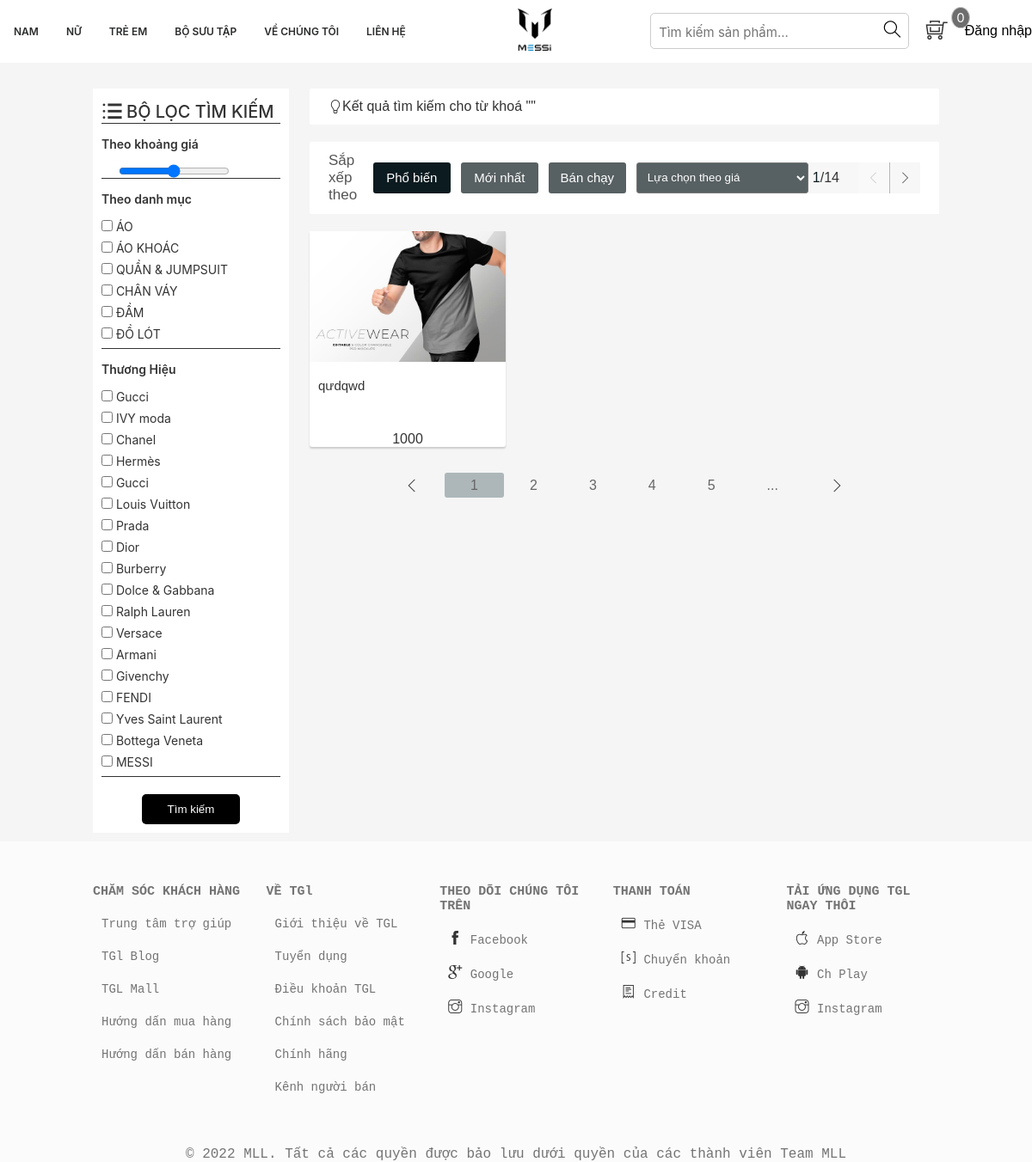
Screenshot of /timkiemnangcao.php with the database file from the repository.
### tables this page shows
CREATE TABLE `category` (
  `catId` int(11) NOT NULL,
  `catName` varchar(255) NOT NULL
);

CREATE TABLE `tbl_brand` (
  `brandId` int(11) NOT NULL,
  `brandName` varchar(255) NOT NULL
);

CREATE TABLE `tbl_product` (
  `productId` int(100) NOT NULL,
  `productName` tinytext NOT NULL,
  `catId` int(110) NOT NULL,
  `brandId` int(110) NOT NULL,
  `product_desc` text NOT NULL,
  `type` int(11) NOT NULL,
  `price` varchar(255) NOT NULL,
  `image` varchar(255) NOT NULL,
  `typeProductId` int(100) NOT NULL
);

### classses/category.php (called while the page is built, shortened)
<?php
    $filepath = realpath(dirname(__FILE__));
    include_once($filepath.'/../lib/database.php');
?>
<?php
    class category
    {
        private $db;
        public function __construct()
        {
            $this->db = new Database();
        }
        public function showCategory()
        {
            $query = "SELECT * FROM category";
            $result = $this->db->select($query);
            return $result;
        }
    }
?>

### lib/database.php (called while the page is built, shortened)
<?php
    Class Database{
        public $host   = DB_HOST;
        public $user   = DB_USER;
        public $pass   = DB_PASS;
        public $dbname = DB_NAME;
        public $link;
        private function connectDB(){
        $this->link = new mysqli($this->host, $this->user, $this->pass,
            $this->dbname);
        }
        public function select($query){
            $result = $this->link->query($query) or
            die($this->link->error.__LINE__);
            if($result->num_rows > 0){
                return $result;
            } else {
                return false;
            }
        }
}

### inc/handle.php (called while the page is built, shortened)
<?php
    include_once 'lib/database.php';
	$category = new category();
	$product = new product();
?>

### classses/brand.php (called while the page is built, shortened)
<?php
     $filepath = realpath(dirname(__FILE__));
     include_once($filepath.'/../lib/database.php');
?>
<?php
    class brand
    {
        private $db;
        public function __construct()
        {
            $this->db = new Database();
        }
        public function showBrand()
        {
            $query = "SELECT * FROM tbl_brand";
            $result = $this->db->select($query);
            return $result;
        }
    }
?>

### classses/product.php (called while the page is built, shortened)
<?php
$filepath = realpath(dirname(__FILE__));
include_once($filepath . '/../lib/database.php');
?>
<?php
class product
{
    private $db;
    public function __construct()
    {
        $this->db = new Database();
    }
    public function searchProduct($productName)
    {
        $sql = "SELECT * FROM tbl_product WHERE productName like '%$productName%'";
        $result = $this->db->select($sql);
        return $result;
    }
}
?>

### timkiemnangcao.php (the view, shortened to what this page needs)
<?php include './inc/handle.php' ?>
<?php
    $search = '';
    $search = $product->searchProduct($search);
?>
<!DOCTYPE html>
<html lang="en">
<head>
	<link rel="stylesheet" href="https://pro.fontawesome.com/releases/v5.10.0/css/all.css"/>
	<link rel="stylesheet" type="text/css" href="assets/css/main.css">
	<link rel="stylesheet" type="text/css" href="assets/css/timkiemnangcao.css">
	<link rel="stylesheet" type="text/css" href="assets/css/grid.css">
	<link rel="stylesheet" href="assets/font/themify-icons/themify-icons.css">
</head>
<body>
	<section class="app">
		<?php include 'inc/header.php' ?>
		<div class="app_search">
			<div class="pc">
				<div class="grid wide">
					<div class="row">
						<div class="col l-3">
							<form action="" method="post">
								<div class="tim-kiem-nang-cao">
									<div class="boloc-top">
										<i class="icon-boloc ti-menu-alt"></i>
										<span>BỘ LỌC TÌM KIẾM</span>
									</div>
									<div class="khoanggia">
										<h4 class="h4">Theo khoảng giá</h4>
										<div style="display: flex;align-items: center;justify-content: space-around;">
											<input type="range" name="range" min="100000" max="10000000" step="1000"
											oninput="document.getElementById('max').innerHTML=this.value;">
										</div>
									</div>
									<div class="dmuc">
										<h4 class="h4">Theo danh mục</h4>
										<ul class="danhmuc">
										<?php
											$show = $category->showCategory();
											if ($show) {
												while ($result = $show->fetch_assoc()) {
										?>
											<li>
												<input type="checkbox" id="category" name="category">
 												<label for="category" ><?php echo $result['catName'] ?></label><br>
											</li>
										<?php
												}
											}
										?>
										</ul>
									</div>
									<div class="t_hieu">
										<h4 class="h4">Thương Hiệu</h4>
										<ul class="thuonghieu">
										<?php
											$show = $brand->showBrand();
											if ($show) {
												while ($result = $show->fetch_assoc()) {
										?>
											<li>
												<input type="checkbox" id="brand" name="brand">
 												<label for="brand" ><?php echo $result['brandName'] ?></label><br>
											</li>
										<?php
												}
											}
										?>
										</ul>
									</div>
									<div style="width: 100%; text-align: center;">
										<input class="tim-kiem-nang-cao-input" type="submit" name="submit" value="Tìm kiếm" />
									</div>
								</div>
							</form>
						</div>
						<div class="col l-9">
							<div class="home-filter">
								<span class="ti-light-bulb"></span>
								<span>Kết quả tìm kiếm cho từ khoá  "<?php echo $_GET['search'] ?>"</span>
							</div>
							<div class="home-filter">
								<span class="home-filter__label">Sắp xếp theo</span>
								<button class="home-filter-btn  btn first-active " onclick="changeProductList('trend',this)">Phổ biến</button>
								<button class="home-filter-btn  btn  btn--primary" onclick="changeProductList('new',this)">Mới nhất</button>
								<button class="home-filter-btn  btn " onclick="changeProductList('selling',this)">Bán chạy</button>
								<form action="" method="POST">
									<select class="select-input" name="select">
										<option>Lựa chọn theo giá</option>
									</select>
								</form>
								<div class="home-filter__page">
									<span class="home-filter__page-num">
										<span class="home-filter__page-current">1</span>/14
									</span>
									<div class="home-filter__page-control">
										<a href="" class="home-filter__page-btn home-filter__page-btn--disabled">
											<i class="home-filter__page-icon ti-angle-left"></i>
										</a>
										<a href="" class=" home-filter__page-btn">
											<i class="home-filter__page-icon ti-angle-right"></i>
										</a>
									</div>
								</div>
							</div>
							<div id="trend" class="home-suggestion">
								<div class="row">
									<?php
										if($search){
										while ($row = $search->fetch_assoc()) {
									?>
									<div class="col l-4">
										<div class="home-product-item">
											<img src="./admin/upload/<?php echo $row['image'] ?>" alt="" class="home-product-item_img">
											<span class="home-product-item_name"><?php echo $row['productName'] ?></span>
											<div class="home-product-item_price">
												<span class="home-product-item_price"><?php echo $row['price'] ?></span>
											</div>
										</div>
									</div>
									<?php
											}
										}
									?>
								</div>
								<div class="home-foward">
									<span class="ti-angle-left"></span>
									<span class="foward-btn">
										<a href="" >1</a>
									</span>
									<span>
										<a href="">2</a>
									</span>
									<span>
										<a href="">3</a>
									</span>
									<span>
										<a href="">4</a>
									</span>
									<span>
										<a href="">5</a>
									</span>
									<span>
										<a href="">...</a>
									</span>
									<span class="ti-angle-right"></span>
								</div>
							</div>
						</div>
					</div>
				</div>
			</div>
		</div>
		<?php include './inc/footer.php' ?>
	</section>
</body>
</html>

### assets/css/main.css (style rules this page uses)
html { box-sizing: border-box; }
:root { --font-family-sans-serif: -apple-system, BlinkMacSystemFont, "Segoe UI", Roboto, "Helvetica Neue", Arial, "Noto Sans", "Liberation Sans", sans-serif, "Apple Color Emoji", "Segoe UI Emoji", "Segoe UI Symbol", "Noto Color Emoji"; --font-family-monospace: SFMono-Regular, Menlo, Monaco, Consolas, "Liberation Mono", "Courier New", monospace; }
* { margin: 0; padding: 0; box-sizing: inherit; }
ul { list-style: none; }
body { color: #333; font-size: 16px; height: 100%; font-family: 'Montserrat', sans-serif; }

### assets/css/grid.css (style rules this page uses)
.grid { width: 100%; display: block; padding: 0; }
.grid.wide { max-width: 1200px; margin: 0 auto; }
.row { display: flex; flex-wrap: wrap; margin-left: -4px; margin-right: -4px; }
@media (min-width: 740px) { .row { margin-left: -8px; margin-right: -8px; } }
@media (min-width: 1113px) { .row { margin-left: -12px; margin-right: -12px; } }
@media (min-width: 1113px) { .l-1, .l-2, .l-2-4, .l-3, .l-4, .l-5, .l-6, .l-7, .l-8, .l-9, .l-10, .l-11, .l-12 { display: block; } }
@media (min-width: 1113px) { .l-3 { flex: 0 0 25%; max-width: 25%; } }
@media (min-width: 1113px) { .l-4 { flex: 0 0 33.33333%; max-width: 33.33333%; } }
@media (min-width: 1113px) { .l-9 { flex: 0 0 75%; max-width: 75%; } }
@media (min-width: 1024px) and (max-width: 1239px) { .wide { width: 984px; } }
@media (min-width: 1024px) and (max-width: 1239px) { .wide .row { margin-left: -12px; margin-right: -12px; } }
@media (min-width: 1024px) and (max-width: 1239px) { .wide .col { padding-left: 12px; padding-right: 12px; } }
@media (min-width: 1024px) and (max-width: 1239px) { .wide .l-1, .wide .l-2, .wide .l-2-4, .wide .l-3, .wide .l-4, .wide .l-5, .wide .l-6, .wide .l-7, .wide .l-8, .wide .l-9, .wide .l-10, .wide .l-11, .wide .l-12 { display: block; } }
@media (min-width: 1024px) and (max-width: 1239px) { .wide .l-3 { flex: 0 0 25%; max-width: 25%; } }
@media (min-width: 1024px) and (max-width: 1239px) { .wide .l-4 { flex: 0 0 33.33333%; max-width: 33.33333%; } }
@media (min-width: 1024px) and (max-width: 1239px) { .wide .l-9 { flex: 0 0 75%; max-width: 75%; } }

### rows the page displays
category: catName "ÁO"
category: catName "ÁO KHOÁC"
category: catName "QUẦN & JUMPSUIT"
category: catName "CHÂN VÁY"
category: catName "ĐẦM"
category: catName "ĐỒ LÓT"
tbl_brand: brandName "Gucci"
tbl_brand: brandName "IVY moda"
tbl_brand: brandName "Chanel"
tbl_brand: brandName "Hermès"
tbl_brand: brandName "Gucci"
tbl_brand: brandName "Louis Vuitton"
tbl_brand: brandName "Prada"
tbl_brand: brandName "Dior"
tbl_brand: brandName "Burberry"
tbl_brand: brandName "Dolce & Gabbana"
tbl_brand: brandName "Ralph Lauren"
tbl_brand: brandName "Versace"
tbl_brand: brandName "Armani"
tbl_brand: brandName "Givenchy"
tbl_brand: brandName "FENDI"
tbl_brand: brandName "Yves Saint Laurent"
tbl_brand: brandName "Bottega Veneta"
tbl_brand: brandName "MESSI"
tbl_product: image (picture), productName "qưdqwd", price "1000"
